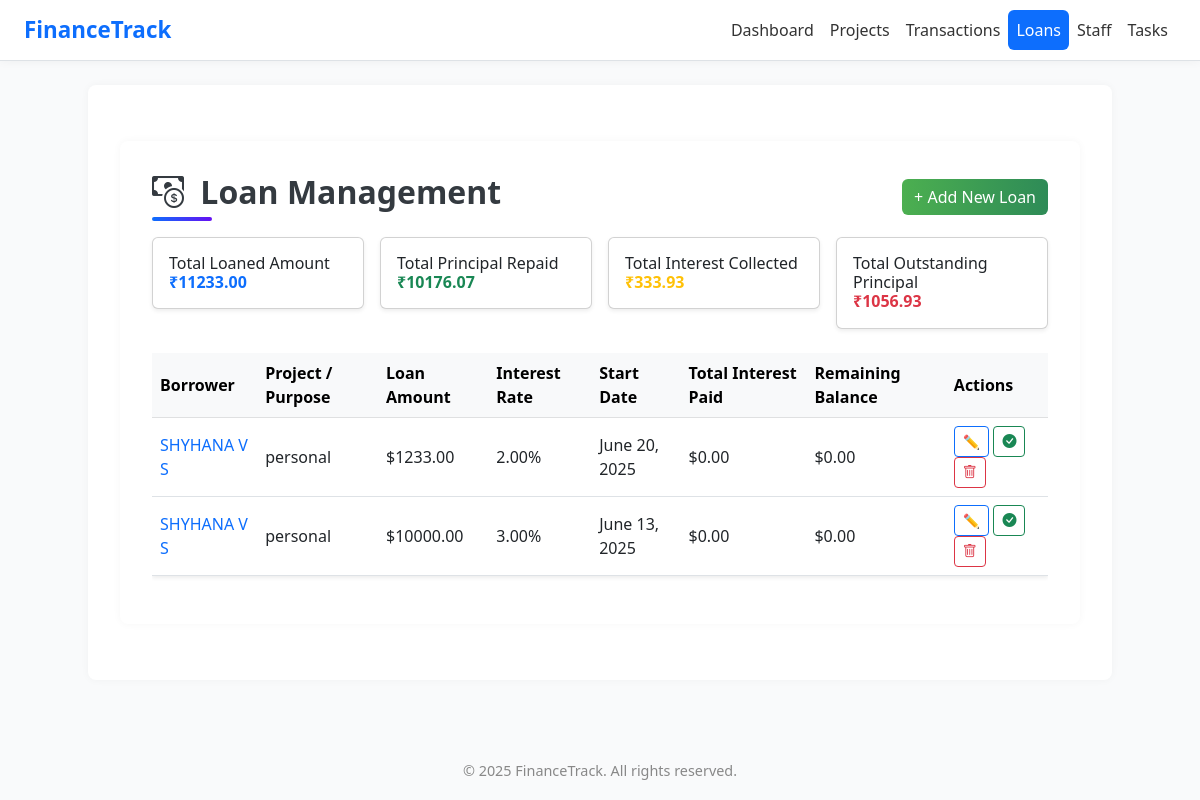
Page /loans/ on the earlier database version.
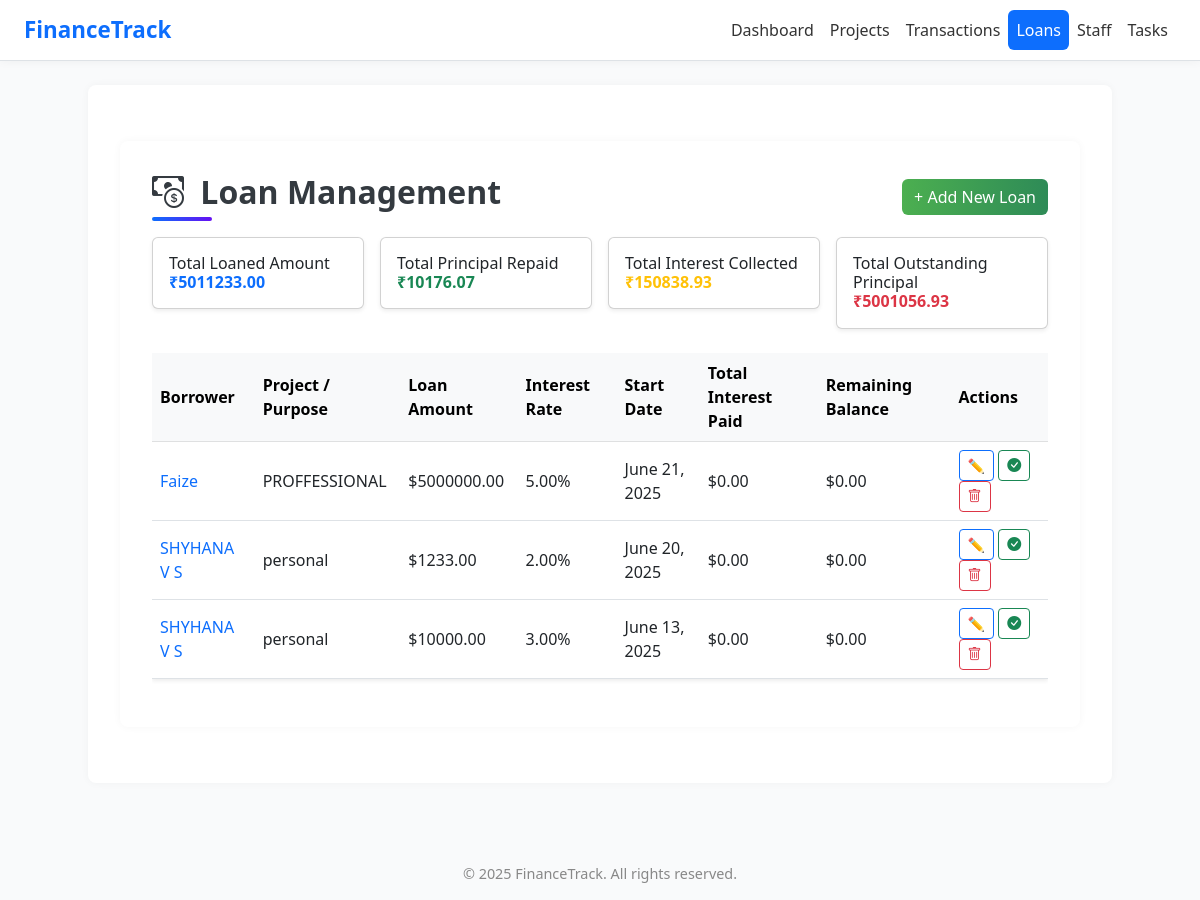
Same page on the later database version.
### app1/models.py (models this page shows, shortened)
class Loan(models.Model):
    project = models.ForeignKey(Project, on_delete=models.CASCADE)
    loan_id = models.CharField(max_length=50)
    amount = models.DecimalField(max_digits=10, decimal_places=2)
    interest_rate = models.DecimalField(max_digits=5, decimal_places=2, help_text='annual Interest in %')
    loan_purpose = models.CharField(max_length=100)
    start_date = models.DateField()
    created_at = models.DateTimeField(auto_now_add=True)
    updated_at = models.DateTimeField(auto_now=True)
    class Meta:
        verbose_name = 'Loan'
        verbose_name_plural = 'Loans'
        ordering = ['-start_date']

class Project(models.Model):
    code = models.CharField(max_length=20)
    name = models.CharField(max_length=100)
    location = models.CharField(max_length=100)
    total_budget = models.DecimalField(max_digits=12, decimal_places=2)
    start_date = models.DateField()
    end_date = models.DateField()
    notes = models.TextField(blank=True, null=True)
    def __str__(self):
        return self.name

### app1/views.py (the view)
# urls.py: path('loans/', views.loan_list, name='loan_list'),
def loan_list(request):
    loans = Loan.objects.select_related('project').all()
    form = LoanForm()
    total_loaned_amount = loans.aggregate(total=Sum('amount'))['total'] or Decimal('0.00')
    total_principal_repaid = Repayment.objects.aggregate(total=Sum('principal_paid'))['total'] or Decimal('0.00')
    total_interest_collected = Repayment.objects.aggregate(total=Sum('interest_paid'))['total'] or Decimal('0.00')
    total_outstanding = total_loaned_amount - total_principal_repaid
    for loan in loans:
        loan.get_form = LoanForm(instance=loan)
    context = {
        'loans': loans,
        'form': form,
        'total_loaned_amount': total_loaned_amount,
        'total_principal_repaid': total_principal_repaid,
        'total_interest_collected': total_interest_collected,
        'total_outstanding': total_outstanding,
    }
    return render(request, 'loan.html', context)

### templates/loan.html (shortened to what this page needs)
{% extends 'base.html' %}
{% load static %}
{% block content %}
<div class="container my-4">
    <div class="d-flex justify-content-between align-items-center mb-3">
       <h2 class="page-title mb-3 mb-md-0">
  <i class="bi bi-cash-coin me-2"></i> Loan Management
</h2>
        <button class="btn btn-primary" data-bs-toggle="modal" data-bs-target="#addLoanModal">
            + Add New Loan
        </button>
    </div>
<div class="row g-3 mb-4">
  <div class="col-md-3">
    <div class="card shadow-sm p-3">
      <h6>Total Loaned Amount</h6>
      <h4 class="text-primary fw-bold">₹{{ total_loaned_amount|floatformat:2 }}</h4>
    </div>
  </div>
  <div class="col-md-3">
    <div class="card shadow-sm p-3">
      <h6>Total Principal Repaid</h6>
      <h4 class="text-success fw-bold">₹{{ total_principal_repaid|floatformat:2 }}</h4>
    </div>
  </div>
  <div class="col-md-3">
    <div class="card shadow-sm p-3">
      <h6>Total Interest Collected</h6>
      <h4 class="text-warning fw-bold">₹{{ total_interest_collected|floatformat:2 }}</h4>
    </div>
  </div>
  <div class="col-md-3">
    <div class="card shadow-sm p-3">
      <h6>Total Outstanding Principal</h6>
      <h4 class="text-danger fw-bold">₹{{ total_outstanding|floatformat:2 }}</h4>
    </div>
  </div>
</div>
    <div class="table-responsive">
        <table class="table table-hover shadow-sm">
            <thead class="table-light">
                <tr>
                    <th>Borrower</th>
                    <th>Project / Purpose</th>
                    <th>Loan Amount</th>
                    <th>Interest Rate</th>
                    <th>Start Date</th>
                    <th>Total Interest Paid</th>
                    <th>Remaining Balance</th>
                    <th>Actions</th>
                </tr>
            </thead>
            <tbody>
                {% for loan in loans %}
                <tr>
                    <td><a href="#" class="text-primary" data-bs-toggle="modal" data-bs-target="#viewLoanModal{{ loan.id }}">{{ loan.project }}</a></td>
                    <td>{{ loan.loan_purpose }}</td>
                    <td>${{ loan.amount }}</td>
                    <td>{{ loan.interest_rate }}%</td>
                    <td>{{ loan.start_date }}</td>
                    <td>${{ loan.total_interest_paid|default:"0.00" }}</td>
                    <td>${{ loan.remaining_balance|default:"0.00" }}</td>
                    <td>
                        <button class="btn btn-sm btn-outline-primary" data-bs-toggle="modal" data-bs-target="#editLoanModal{{ loan.id }}">
                           ✏️
                        </button>
                        <a href="{% url 'loan_detail' loan.id %}" class="btn btn-sm btn-outline-success">
    <i class="bi bi-check-circle-fill"></i>
</a>
                        <button class="btn btn-sm btn-outline-danger" onclick="deleteLoan({{ loan.id }})">
                            <i class="bi bi-trash"></i>
                        </button>
                    </td>
                </tr>
                {% endfor %}
            </tbody>
        </table>
    </div>
</div>
{% endblock %}

Differences in the rows shown:
added Loan: project "Faize", loan_purpose "PROFFESSIONAL", amount "5000000.00", interest_rate "5.00", start_date "June 21, 2025", total_interest_paid "0.00", remaining_balance "0.00"
Other differences:
{{ total_loaned_amount|floatformat:2 }}: "11233.00" → "5011233.00"
{{ total_interest_collected|floatformat:2 }}: "333.93" → "150838.93"
{{ total_outstanding|floatformat:2 }}: "1056.93" → "5001056.93"
